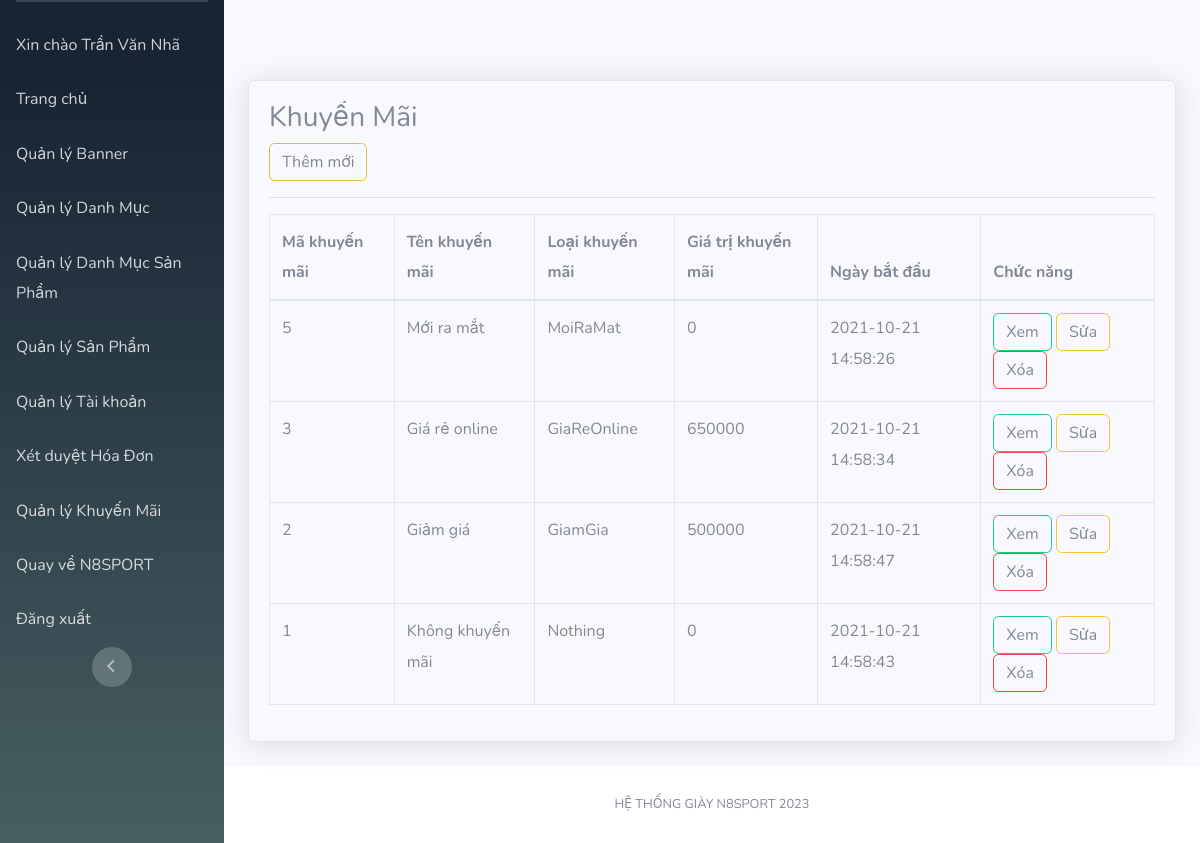
The app's page /Admin/index.php?mod=khuyenmai (signed in) with its own data.
### tables this page shows
CREATE TABLE `khuyenmai` (
  `MaKM` int(11) NOT NULL,
  `TenKM` varchar(100) NOT NULL,
  `LoaiKM` varchar(20) NOT NULL,
  `GiaTriKM` float(11,0) NOT NULL,
  `NgayBD` datetime NOT NULL,
  `TrangThai` int(11) NOT NULL
);

### Admin/controllers/KhuyenmaiController.php (called while the page is built, shortened)
<?php
class KhuyenmaiController
{
	var $khuyenmai_model;
	function __construct()
	{
		$this->khuyenmai_model = new khuyenmai();
	}
	public function list()
	{
		$data = $this->khuyenmai_model->All();
		require_once("Views/Admin/index.php");
	}
}

### Admin/Models/connection.php (called while the page is built, shortened)
<?php
    class Connection{
        function __construct()
        {
            $severname ="localhost";
            $username ="root";
            $password ="";
            $db_name ="n8sport";
            $this->conn = new mysqli($severname,$username,$password,$db_name);
        }
    }
?>

### Admin/Models/model.php (called while the page is built, shortened)
<?php
require_once("connection.php");
class Model
{
    var $table;
    var $contens;
    function __construct()
    {
        $conn_obj = new Connection();
        $this->conn = $conn_obj->conn;
    }
    function All()
    {
        $query = "select * from $this->table ORDER BY $this->contens DESC ";
        require("result.php");
        return $data;
    }
}

### Admin/Models/result.php (called while the page is built)
<?php
$result = $this->conn->query($query);
$data = array();
while ($row = $result->fetch_assoc()) {
    $data[] = $row;
}
?>

### Admin/Views/khuyenmai/list.php (the view, shortened to what this page needs)
<h3>Khuyến Mãi</h3>
<?php if (isset($_SESSION['isLogin_Admin']) && $_SESSION['isLogin_Admin'] == true) { ?>
<a href="?mod=khuyenmai&act=add" type="button" class="btn btn-primary">Thêm mới</a>
<?php } ?>
<hr>
<table class="table table-bordered" id="dataTable" width="100%" cellspacing="0">
  <thead>
    <tr>
      <th scope="col">Mã khuyến mãi</th>
      <th scope="col">Tên khuyến mãi</th>
      <th scope="col">Loại khuyến mãi</th>
      <th scope="col">Giá trị khuyến mãi</th>
      <th scope="col">Ngày bắt đầu</th>
      <th>Chức năng</th>
    </tr>
  </thead>
  <tbody>
    <?php foreach ($data as $row) { ?>
      <tr>
        <td><?= $row['MaKM'] ?></td>
        <td><?= $row['TenKM'] ?></td>
        <td><?= $row['LoaiKM'] ?></td>
        <td><?= $row['GiaTriKM'] ?></td>
        <td><?= $row['NgayBD'] ?></td>
        <td>
          <a href="?mod=khuyenmai&act=detail&id=<?= $row['MaKM'] ?>" class="btn btn-success">Xem</a>
          <?php if (isset($_SESSION['isLogin_Admin']) && $_SESSION['isLogin_Admin'] == true) { ?>
          <a href="?mod=khuyenmai&act=edit&id=<?= $row['MaKM'] ?>" class="btn btn-warning">Sửa</a>
          <a href="?mod=khuyenmai&act=delete&id=<?= $row['MaKM'] ?>" onclick="return confirm('Bạn có thật sự muốn xóa ?');" type="button" class="btn btn-danger">Xóa</a>
          <?php }?>
        </td>
      </tr>
    <?php } ?>
</table>

### records on screen
khuyenmai: MaKM "5", TenKM "Mới ra mắt", LoaiKM "MoiRaMat", GiaTriKM "0", NgayBD "2021-10-21 14:58:26"
khuyenmai: MaKM "3", TenKM "Giá rẻ online", LoaiKM "GiaReOnline", GiaTriKM "650000", NgayBD "2021-10-21 14:58:34"
khuyenmai: MaKM "2", TenKM "Giảm giá", LoaiKM "GiamGia", GiaTriKM "500000", NgayBD "2021-10-21 14:58:47"
khuyenmai: MaKM "1", TenKM "Không khuyến mãi", LoaiKM "Nothing", GiaTriKM "0", NgayBD "2021-10-21 14:58:43"

### other values on screen
$_SESSION['login']['Ho'] "Trần Văn"
$_SESSION['login']['Ten'] "Nhã"
